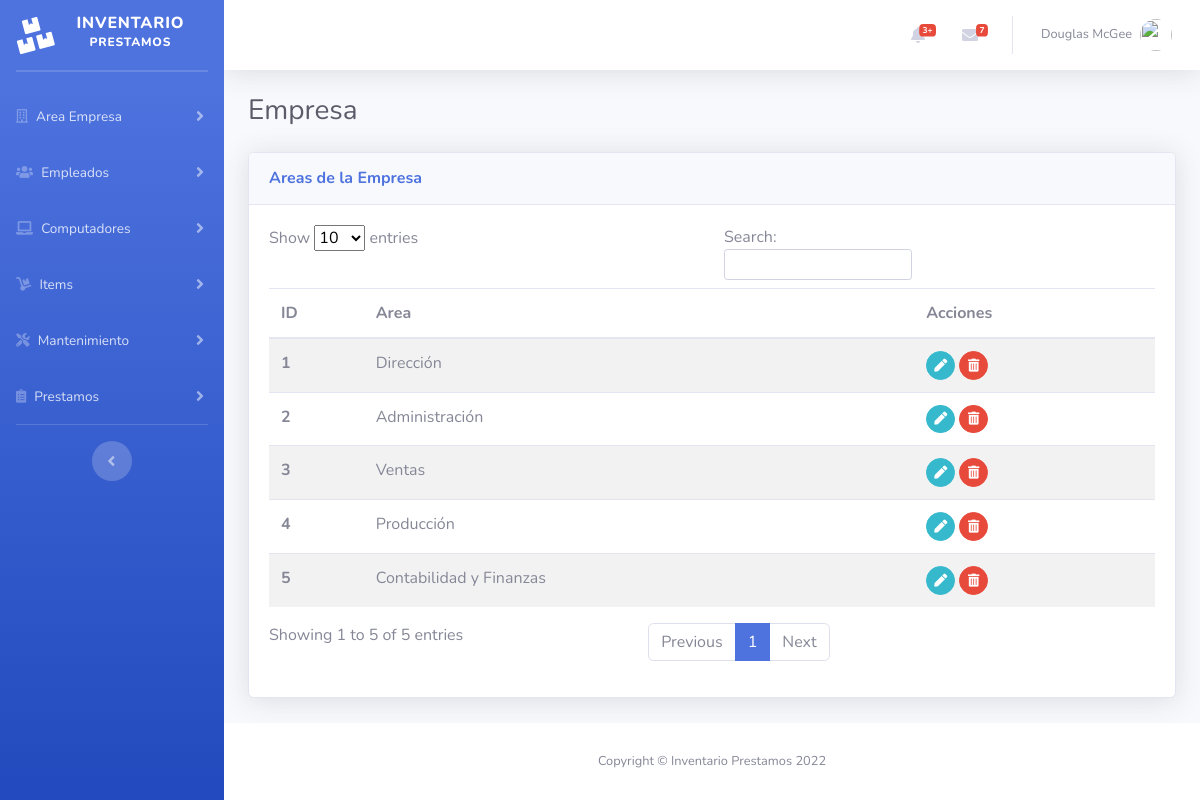
Screenshot of /?controlador=Empresas&accion=Empresas with the database file from the repository.
### tables this page shows
CREATE TABLE AREA_EMPRESA(
ID_AREA_EMPRESA INT PRIMARY KEY AUTO_INCREMENT NOT NULL,
NOMBRE_AREA_EMPRESA VARCHAR (50) NOT NULL,
ESTADO VARCHAR (8) NOT NULL,
CREATED_AT DATETIME NOT NULL,
UPDATED_AT DATETIME NOT NULL
);

### Controllers/controladorEmpresas.php (called while the page is built, shortened)
<?php
include_once("Models/modeloEmpresas.php");
class controladorEmpresas{
    public function Empresas(){
        $empresas= modeloEmpresas::selectEmpresas();
        include_once("Views/Empresas/Empresas.php");
    }
}
?>

### Router.php (called while the page is built, shortened)
<?php
$controlador = new $objControlador();
$accion = ucfirst($accion);
$controlador->$accion();
?>

### Views/Template.php (called while the page is built, shortened)
<?php
include("Router.php");
?>

### Index.php (called while the page is built, shortened)
<?php
    require_once("Views/Template.php");
?>

### Models/modeloEmpresas.php (called while the page is built, shortened)
<?php
class modeloEmpresas{
    public function __construct(
        $ID_AREA_EMPRESA,
        $NOMBRE_AREA_EMPRESA,
        $ESTADO,
        $CREATED_AT,
        $UPDATED_AT
        ){
        $this->ID_AREA_EMPRESA=$ID_AREA_EMPRESA;
        $this->NOMBRE_AREA_EMPRESA=$NOMBRE_AREA_EMPRESA;
    }
    public static function selectEmpresas(){
        $listaEmpresas=[];
        $conexionDB=connectionDB::crearInstancia();
        $sql = $conexionDB->query("SELECT * FROM AREA_EMPRESA  WHERE ESTADO = 'ACTIVO'");
        foreach($sql->fetchAll() as $empresa){
            $listaEmpresas[]=new modeloEmpresas($empresa['ID_AREA_EMPRESA'],$empresa['NOMBRE_AREA_EMPRESA'],$empresa['ESTADO'],$empresa['CREATED_AT'],$empresa['UPDATED_AT']);
        };
        return $listaEmpresas;
    }
}
?>

### Views/Empresas/Empresas.php (the view, shortened to what this page needs)
<?php include('./Views/Components/Header.php'); ?>
<?php include('./Views/Components/Sidebar.php'); ?>
<nav class="navbar navbar-expand navbar-light bg-white topbar mb-4 static-top shadow">
    <ul class="navbar-nav ml-auto">
        <li class="nav-item dropdown no-arrow mx-1">
            <a class="nav-link dropdown-toggle" href="#" id="alertsDropdown" role="button"
                data-toggle="dropdown" aria-haspopup="true" aria-expanded="false">
                <i class="fas fa-bell fa-fw"></i>
                <span class="badge badge-danger badge-counter">3+</span>
            </a>
        </li>
        <li class="nav-item dropdown no-arrow mx-1">
            <a class="nav-link dropdown-toggle" href="#" id="messagesDropdown" role="button"
                data-toggle="dropdown" aria-haspopup="true" aria-expanded="false">
                <i class="fas fa-envelope fa-fw"></i>
                <span class="badge badge-danger badge-counter">7</span>
            </a>
        </li>
        <li class="nav-item dropdown no-arrow">
            <a class="nav-link dropdown-toggle" href="#" id="userDropdown" role="button"
                data-toggle="dropdown" aria-haspopup="true" aria-expanded="false">
                <span class="mr-2 d-none d-lg-inline text-gray-600 small">Douglas McGee</span>
                <img class="img-profile rounded-circle"
                    src="img/undraw_profile.svg">
            </a>
        </li>
    </ul>
</nav>
<div class="container-fluid">
    <div class="d-sm-flex align-items-center justify-content-between mb-4">
        <h1 class="h3 mb-0 text-gray-800">Empresa</h1>
    </div>
    <div class="card shadow mb-4">
        <div class="card-header py-3">
            <h6 class="m-0 font-weight-bold text-primary">Areas de la Empresa</h6>
        </div>
        <div class="card-body">
            <div class="table-responsive">
                    <table id="companyTable" class="table table-striped table-hover" width="100%" cellspacing="0">
                        <thead>
                            <tr>
                                <th scope="col"> ID </th>
                                <th scope="col"> Area </th>
                                <th scope="col""> Acciones </th>
                            </tr>
                        </thead>
                        <tbody>
                            <?php foreach($empresas as $empresa){?>
                                <tr>
                                    <th scope="row" ><?php echo $empresa->ID_AREA_EMPRESA; ?></th>
                                    <td ><?php echo $empresa->NOMBRE_AREA_EMPRESA; ?></td>
                                    <td>
                                            <a class="btn btn-info btn-circle btn-sm" style="font-size: small;"> <i class="fas fa-pen" style="color:#ffffff;"></i> </a>
                                            <a class="btn btn-danger btn-circle btn-sm" style="font-size: small;"> <i class="fas fa-trash-alt" style="color:#ffffff;"></i> </a>
                                    </td>
                                </tr>
                            <?php } ?>
                        </tbody>
                    </table>
            </div>
        </div>
    </div>
</div>
<?php include('./Views/Components/Footer.php'); ?>

### Views/Components/Header.php (shortened to what this page needs)
<!doctype html>
<html lang="es">
    <head>
        <link rel="stylesheet" href="http://localhost/inventario_equipos/Assets/plugins/SweetAlert/dist/sweetalert2.min.css">
        <link href="http://localhost/inventario_equipos/vendor/fontawesome-free/css/all.min.css" rel="stylesheet" type="text/css">
        <link href="http://localhost/inventario_equipos/Assets/css/sb-admin-2.min.css" rel="stylesheet">
    </head>
    <body id="page-top">
    <div id="wrapper">

### Views/Components/Sidebar.php (shortened to what this page needs)
<ul class="navbar-nav bg-gradient-primary sidebar sidebar-dark accordion" id="accordionSidebar">
    <a class="sidebar-brand d-flex align-items-center justify-content-center">
        <div class="sidebar-brand-icon rotate-n-15">
            <i class="fas fa-boxes"></i>
        </div>
        <div class="sidebar-brand-text mx-3">Inventario <sup>Prestamos</sup></div>
    </a>
    <hr class="sidebar-divider my-0">
    <hr class="sidebar-divider">
    <li class="nav-item">
        <a class="nav-link collapsed" data-toggle="collapse" data-target="#collapseTwo"
            aria-expanded="true" aria-controls="collapseTwo">
            <i class="far fa-building"></i>
            <span>Area Empresa</span>
        </a>
    </li>
    <li class="nav-item">
        <a class="nav-link collapsed" href="#" data-toggle="collapse" data-target="#collapseUtilities"
            aria-expanded="true" aria-controls="collapseUtilities">
            <i class="fas fa-users"></i>
            <span>Empleados</span>
        </a>
    </li>
    <li class="nav-item">
        <a class="nav-link collapsed" href="#" data-toggle="collapse" data-target="#collapseUtilities_2"
            aria-expanded="true" aria-controls="collapseUtilities">
            <i class="fas fa-laptop"></i>
            <span>Computadores</span>
        </a>
    </li>
    <li class="nav-item">
        <a class="nav-link collapsed" href="#" data-toggle="collapse" data-target="#collapseUtilities_3"
            aria-expanded="true" aria-controls="collapseUtilities">
            <i class="fa-solid fa-dolly"></i>
            <span>Items</span>
        </a>
    </li>
    <li class="nav-item">
        <a class="nav-link collapsed" href="#" data-toggle="collapse" data-target="#collapseUtilities_4"
            aria-expanded="true" aria-controls="collapseUtilities">
            <i class="fas fa-tools"></i>
            <span>Mantenimiento</span>
        </a>
    </li>
    <li class="nav-item">
        <a class="nav-link collapsed" href="#" data-toggle="collapse" data-target="#collapseUtilities_5"
            aria-expanded="true" aria-controls="collapseUtilities">
            <i class="fas fa-clipboard-list"></i>
            <span>Prestamos</span>
        </a>
    </li>
    <hr class="sidebar-divider d-none d-md-block">
    <div class="text-center d-none d-md-inline">
        <button class="rounded-circle border-0" id="sidebarToggle"></button>
    </div>
</ul>
<div id="content-wrapper" class="d-flex flex-column">
<div id="content">

### Views/Components/Footer.php (shortened to what this page needs)
</div>
            <footer class="sticky-footer bg-white">
                <div class="container my-auto">
                    <div class="copyright text-center my-auto">
                        <span>Copyright &copy; Inventario Prestamos 2022</span>
                    </div>
                </div>
            </footer>
        </div>
    </div>
    </body>
</html>

### rows the page displays
area_empresa: ID_AREA_EMPRESA "1", NOMBRE_AREA_EMPRESA "Dirección"
area_empresa: ID_AREA_EMPRESA "2", NOMBRE_AREA_EMPRESA "Administración"
area_empresa: ID_AREA_EMPRESA "3", NOMBRE_AREA_EMPRESA "Ventas"
area_empresa: ID_AREA_EMPRESA "4", NOMBRE_AREA_EMPRESA "Producción"
area_empresa: ID_AREA_EMPRESA "5", NOMBRE_AREA_EMPRESA "Contabilidad y Finanzas"
